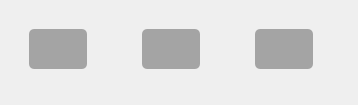
                <widget class="QWidget" name="Black_page">
                 <layout class="QGridLayout" name="gridLayout">
                  <item row="0" column="0">
                   <widget class="QWidget" name="Container_widget" native="true">
                    <property name="styleSheet">
                     <string notr="true"/>
                    </property>
                    <layout class="QVBoxLayout" name="verticalLayout_30" stretch="0">
                     <property name="bottomMargin">
                      <number>0</number>
                     </property>
                     <item>
                      <layout class="QVBoxLayout" name="verticalLayout_29">
                       <property name="bottomMargin">
                        <number>0</number>
                       </property>
                       <item>
                        <widget class="QFrame" name="horizontalFrame_3">
                         <property name="sizePolicy">
                          <sizepolicy hsizetype="Preferred" vsizetype="Expanding">
                           <horstretch>0</horstretch>
                           <verstretch>0</verstretch>
                          </sizepolicy>
                         </property>
                         <property name="minimumSize">
                          <size>
                           <width>0</width>
                           <height>0</height>
                          </size>
                         </property>
                         <property name="frameShape">
                          <enum>QFrame::Shape::NoFrame</enum>
                         </property>
                         <layout class="QHBoxLayout" name="horizontalLayout">
                          <property name="spacing">
                           <number>15</number>
                          </property>
                          <property name="rightMargin">
                           <number>1</number>
                          </property>
                          <property name="bottomMargin">
                           <number>1</number>
                          </property>
                          <item>
                           <spacer name="verticalSpacer_9">
                            <property name="orientation">
                             <enum>Qt::Orientation::Vertical</enum>
                            </property>
                            <property name="sizeHint" stdset="0">
                             <size>
                              <width>0</width>
                              <height>40</height>
                             </size>
                            </property>
                           </spacer>
                          </item>
                          <item>
                           <widget class="QWidget" name="Mesa1_Widget" native="true">
                            <property name="styleSheet">
                             <string notr="true">background-color: rgba(0, 0, 0, 80);
border-radius:5px;</string>
                            </property>
                            <layout class="QVBoxLayout" name="verticalLayout_21">
                             <item>
                              <spacer name="horizontalSpacer_20">
                               <property name="orientation">
                                <enum>Qt::Orientation::Horizontal</enum>
                               </property>
                               <property name="sizeHint" stdset="0">
                                <size>
                                 <width>40</width>
                                 <height>20</height>
                                </size>
                               </property>
                              </spacer>
                             </item>
                            </layout>
                           </widget>
                          </item>
                          <item>
                           <spacer name="horizontalSpacer_16">
                            <property name="orientation">
                             <enum>Qt::Orientation::Horizontal</enum>
                            </property>
                            <property name="sizeHint" stdset="0">
                             <size>
                              <width>40</width>
                              <height>20</height>
                             </size>
                            </property>
                           </spacer>
                          </item>
                          <item>
                           <widget class="QWidget" name="Mesa2_Widget" native="true">
                            <property name="styleSheet">
                             <string notr="true">background-color: rgba(0, 0, 0, 80);
border-radius:5px;</string>
                            </property>
                            <layout class="QVBoxLayout" name="verticalLayout_23">
                             <property name="topMargin">
                              <number>9</number>
                             </property>
                             <property name="bottomMargin">
                              <number>9</number>
                             </property>
                             <item>
                              <spacer name="horizontalSpacer_19">
                               <property name="orientation">
                                <enum>Qt::Orientation::Horizontal</enum>
                               </property>
                               <property name="sizeHint" stdset="0">
                                <size>
                                 <width>40</width>
                                 <height>20</height>
                                </size>
                               </property>
                              </spacer>
                             </item>
                            </layout>
                           </widget>
                          </item>
                          <item>
                           <spacer name="horizontalSpacer_17">
                            <property name="orientation">
                             <enum>Qt::Orientation::Horizontal</enum>
                            </property>
                            <property name="sizeHint" stdset="0">
                             <size>
                              <width>40</width>
                              <height>20</height>
                             </size>
                            </property>
                           </spacer>
                          </item>
                          <item>
                           <widget class="QWidget" name="Mesa3_Widget" native="true">
                            <property name="minimumSize">
                             <size>
                              <width>0</width>
                              <height>0</height>
                             </size>
                            </property>
                            <property name="styleSheet">
                             <string notr="true">background-color: rgba(0, 0, 0, 80);
border-radius:5px;</string>
                            </property>
                            <layout class="QVBoxLayout" name="verticalLayout_22">
                             <item>
                              <spacer name="horizontalSpacer_18">
                               <property name="orientation">
                                <enum>Qt::Orientation::Horizontal</enum>
                               </property>
                               <property name="sizeHint" stdset="0">
                                <size>
                                 <width>40</width>
                                 <height>20</height>
                                </size>
                               </property>
                              </spacer>
                             </item>
                            </layout>
                           </widget>
                          </item>
                         </layout>
                        </widget>
                       </item>
                       <item>
                        <spacer name="horizontalSpacer_5">
                         <property name="orientation">
                          <enum>Qt::Orientation::Horizontal</enum>
                         </property>
                         <property name="sizeHint" stdset="0">
                          <size>
                           <width>40</width>
                           <height>0</height>
                          </size>
                         </property>
                        </spacer>
                       </item>
                      </layout>
                     </item>
                    </layout>
                   </widget>
                  </item>
                  <item row="1" column="1">
                   <widget class="QWidget" name="Free_widget" native="true">
                    <layout class="QVBoxLayout" name="verticalLayout_38">
                     <item>
                      <layout class="QVBoxLayout" name="verticalLayout_37"/>
                     </item>
                    </layout>
                   </widget>
                  </item>
                 </layout>
                </widget>
